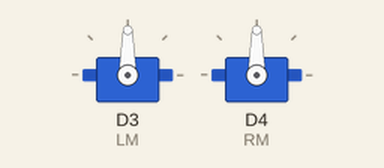
The sketch below on a simulated ESP8266 (NodeMCU). Shown: 2 × servo. What the sketch prints to the serial monitor is not drawn.

Above: at 0.05 s.
At 2.0 s:
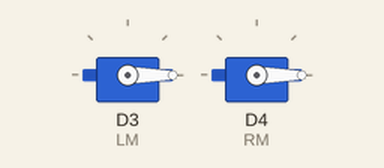
At 4.0 s:
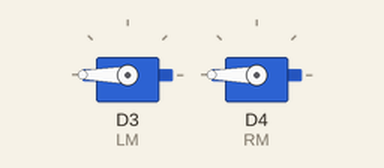
Timing chart, 0 to 5.2 s (numbered marks = the images above):
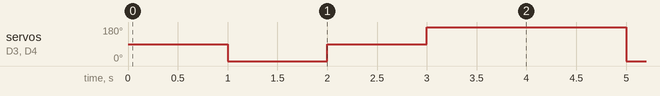

The sketch:

BBR2RX_01.ino
```cpp
#include <Servo.h> //ESP8266 and arduino only, not ESP32!

Servo LM;
Servo RM;

void setup()
{
  Serial.begin(9600);
  Serial.println("Servo tester - D3");
  LM.attach(D3);
  LM.write(90);
  RM.attach(D4);
  RM.write(90);
}

void loop()
{
  Serial.println("In Loop");
  delay(1000);
  RM.write(0);
  LM.write(0);
  delay(1000);
  RM.write(90);
  LM.write(90);
  delay(1000);
  RM.write(180);
  LM.write(180);
  delay(1000);


}
```

Measured:
- by itself, servo on D3 (LM), servo on D4 (RM): repeats every 4.0 s: 90° 1.0 s, 180° 2.0 s, 0° 1.0 s
